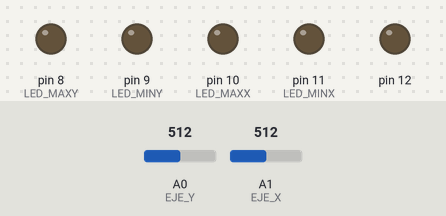
Simulated run of this sketch. Board: Arduino Uno, built with avr-gcc and run on an emulated ATmega328P. Shown: output pins drawn as LEDs (lit = HIGH). The inputs (shaded band) are chosen by the test bench; at power-on: A0 (EJE_Y) = 512, A1 (EJE_X) = 512. What the sketch prints to the serial monitor is not drawn.

Above: at 1.3 s.
1.4 s: A0 (EJE_Y) set to 0
At 2.4 s:
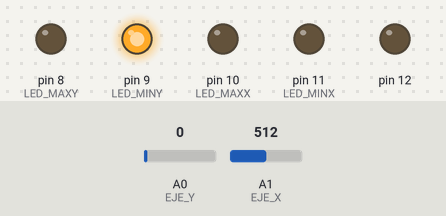
3.0 s: A1 (EJE_X) set to 0
At 3.6 s:
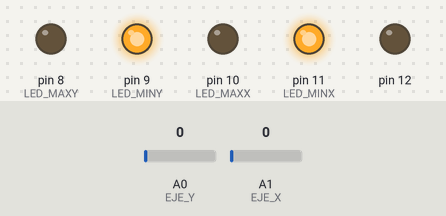
4.5 s: A0 (EJE_Y) set to 18
At 4.8 s:
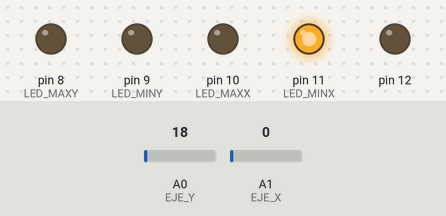
6.0 s: A1 (EJE_X) set to 1023
At 7.2 s:
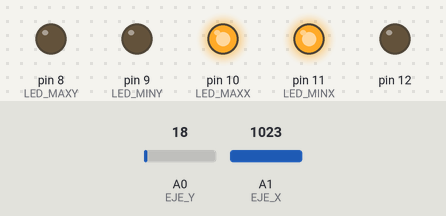
7.5 s: A0 (EJE_Y) set to 1010
9.0 s: A0 (EJE_Y) set to 1023
At 9.6 s:
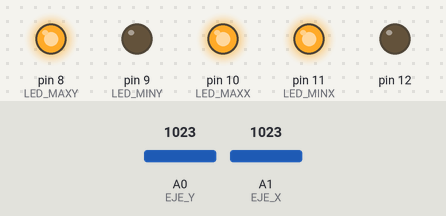
Timing chart, 0 to 11.5 s (numbered marks = the images above; inputs shaded):
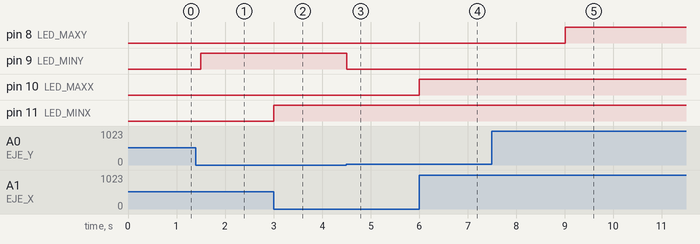

The sketch:

Led_con_Jostick.ino
```cpp
int LED_MINY = 9;
int LED_MAXY = 8;
int LED_MAXX = 10;
int LED_MINX = 11;
int EJE_X = A1;
int EJE_Y = A0;
int valorX = 0;
int valorY = 0;
int i;

void setup() {
  for(i=8; i<=12; i++){
    pinMode(i, OUTPUT);
    digitalWrite(i, LOW);
  }
  Serial.begin(9600);
}

void loop() {
  valorX = analogRead(EJE_X);
  valorY = analogRead(EJE_Y);
  Serial.print("X: ");
  Serial.print(valorX);
  Serial.print("Y: ");
  Serial.print(valorY);
  if(valorX == 0){
    digitalWrite(LED_MINX, HIGH);
  }else if(valorX == 1023){
    digitalWrite(LED_MAXX, HIGH);
  }else{
    digitalWrite(LED_MINX, LOW);
    digitalWrite(LED_MAXX, LOW);
  }
  if(valorY == 0){
    digitalWrite(LED_MINY, HIGH);
  }else if(valorY == 1023){
    digitalWrite(LED_MAXY, HIGH);
  }else{
    digitalWrite(LED_MINY, LOW);
    digitalWrite(LED_MAXY, LOW);
  }
  delay(500);
}
```

Measured:
- the behaviour switches between 1022 and 1023 on A0 (EJE_Y) (found by bisection; images 4 and 5)
- after the input at 1.4 s, pin 9 (LED_MINY): LOW → HIGH after 0.10 s
- after the input at 3.0 s, pin 11 (LED_MINX): LOW → HIGH at once
- after the input at 4.5 s, pin 9 (LED_MINY): HIGH → LOW at once
- after the input at 6.0 s, pin 10 (LED_MAXX): LOW → HIGH at once
- after the input at 7.5 s, every drawn part: stays the same
- after the input at 9.0 s, pin 8 (LED_MAXY): LOW → HIGH at once
